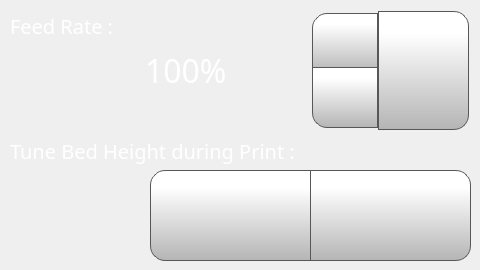
      <widget class="QWidget" name="feedRateTab">
       <attribute name="icon">
        <iconset>
         <normaloff>templates/img/FeedRate.png</normaloff>
         <normalon>templates/img/FeedRate_Selected.png</normalon>templates/img/FeedRate.png</iconset>
       </attribute>
       <attribute name="title">
        <string/>
       </attribute>
       <widget class="QLabel" name="feedRateLabelControlPage">
        <property name="geometry">
         <rect>
          <x>10</x>
          <y>10</y>
          <width>181</width>
          <height>31</height>
         </rect>
        </property>
        <property name="font">
         <font>
          <family>Gotham Light</family>
          <pointsize>15</pointsize>
          <weight>50</weight>
          <bold>false</bold>
         </font>
        </property>
        <property name="styleSheet">
         <string notr="true">color: rgb(255, 255, 255);
background-color: rgba(255, 255, 255, 0);</string>
        </property>
        <property name="text">
         <string>Feed Rate :</string>
        </property>
       </widget>
       <widget class="QSpinBox" name="feedRateSpinBox">
        <property name="geometry">
         <rect>
          <x>140</x>
          <y>10</y>
          <width>241</width>
          <height>121</height>
         </rect>
        </property>
        <property name="font">
         <font>
          <family>Gotham</family>
          <pointsize>24</pointsize>
         </font>
        </property>
        <property name="styleSheet">
         <string notr="true">QSpinBox {
    padding-right: 5px; /* make room for the arrows */
	color: rgb(255, 255, 255);
	background-color: rgba(255, 255, 255, 0);
   
}
QSpinBox ::text:selected {
	background-color: rgb(255, 146, 57);
   
}
QSpinBox::up-button {
     border: 1px solid rgb(87, 87, 87);

border-top-left-radius: 15px;
	background-color: qlineargradient(spread:pad, x1:0, y1:1, x2:0, y2:0.188, stop:0 rgba(180, 180, 180, 255), stop:1 rgba(255, 255, 255, 255));
    width: 60px;
     height: 55px;
    padding: 2px;
}

QSpinBox::up-arrow { 
image: url(./templates/img/arrows.png);
    width: 40px;
     height: 40px;
padding: 5px;
}



QSpinBox::up-button:pressed {
    background-color: qlineargradient(x1: 0, y1: 0, x2: 0, y2: 1,
                                      stop: 0 #dadbde, stop: 1 #f6f7fa);
}


QSpinBox::down-button {
     border: 1px solid rgb(87, 87, 87);
border-bottom-left-radius: 15px;
	background-color: qlineargradient(spread:pad, x1:0, y1:1, x2:0, y2:0.188, stop:0 rgba(180, 180, 180, 255), stop:1 rgba(255, 255, 255, 255));
    width: 60px;
     height: 55px;
    padding: 2px;
}

QpinBox::down-arrow { 
image: url(./templates/img/arrows-5.png);
    width: 40px;
    height: 40px;
padding: 5px;
}

QSpinBox::down-button:pressed {
    background-color: qlineargradient(x1: 0, y1: 0, x2: 0, y2: 1,
                                      stop: 0 #dadbde, stop: 1 #f6f7fa);

}

</string>
        </property>
        <property name="frame">
         <bool>false</bool>
        </property>
        <property name="readOnly">
         <bool>false</bool>
        </property>
        <property name="buttonSymbols">
         <enum>QAbstractSpinBox::UpDownArrows</enum>
        </property>
        <property name="accelerated">
         <bool>true</bool>
        </property>
        <property name="suffix">
         <string>%</string>
        </property>
        <property name="minimum">
         <number>50</number>
        </property>
        <property name="maximum">
         <number>200</number>
        </property>
        <property name="singleStep">
         <number>1</number>
        </property>
        <property name="value">
         <number>100</number>
        </property>
       </widget>
       <widget class="QPushButton" name="setFeedRateButton">
        <property name="geometry">
         <rect>
          <x>378</x>
          <y>11</y>
          <width>91</width>
          <height>119</height>
         </rect>
        </property>
        <property name="font">
         <font>
          <family>Gotham</family>
          <pointsize>13</pointsize>
         </font>
        </property>
        <property name="styleSheet">
         <string notr="true">QPushButton {
     border: 1px solid rgb(87, 87, 87);
	background-color: qlineargradient(spread:pad, x1:0, y1:1, x2:0, y2:0.188, stop:0 rgba(180, 180, 180, 255), stop:1 rgba(255, 255, 255, 255));
border-top-right-radius: 15px;
border-bottom-right-radius: 15px;

}

QPushButton:pressed {
    background-color: qlineargradient(x1: 0, y1: 0, x2: 0, y2: 1,
                                      stop: 0 #dadbde, stop: 1 #f6f7fa);
}

QPushButton:flat {
    border: none; /* no border for a flat push button */
}

QPushButton:default {
    border-color: navy; /* make the default button prominent */
}

QPushButton:focus {
	outline: none;
}</string>
        </property>
        <property name="text">
         <string/>
        </property>
        <property name="icon">
         <iconset>
          <normaloff>templates/img/verification-mark.png</normaloff>templates/img/verification-mark.png</iconset>
        </property>
        <property name="iconSize">
         <size>
          <width>50</width>
          <height>50</height>
         </size>
        </property>
       </widget>
       <widget class="QPushButton" name="moveZMBabyStep">
        <property name="geometry">
         <rect>
          <x>310</x>
          <y>170</y>
          <width>161</width>
          <height>91</height>
         </rect>
        </property>
        <property name="minimumSize">
         <size>
          <width>0</width>
          <height>0</height>
         </size>
        </property>
        <property name="font">
         <font>
          <family>Gotham</family>
          <pointsize>15</pointsize>
         </font>
        </property>
        <property name="styleSheet">
         <string notr="true">QPushButton {
     border: 1px solid rgb(87, 87, 87);

	background-color: qlineargradient(spread:pad, x1:0, y1:1, x2:0, y2:0.188, stop:0 rgba(180, 180, 180, 255), stop:1 rgba(255, 255, 255, 255));
	border-bottom-right-radius: 15px;
	border-top-right-radius: 15px;
}

QPushButton:pressed {
    background-color: qlineargradient(x1: 0, y1: 0, x2: 0, y2: 1,
                                      stop: 0 #dadbde, stop: 1 #f6f7fa);
}

QPushButton:flat {
    border: none; /* no border for a flat push button */
}

QPushButton:default {
    border-color: navy; /* make the default button prominent */
}

QPushButton:focus {
	outline: none;
}</string>
        </property>
        <property name="text">
         <string/>
        </property>
        <property name="icon">
         <iconset>
          <normaloff>../../Julia2018ProSingleTouchUI/octoprint_Julia2018ProSingleTouchUI/templates/img/arrows.png</normaloff>../../Julia2018ProSingleTouchUI/octoprint_Julia2018ProSingleTouchUI/templates/img/arrows.png</iconset>
        </property>
        <property name="iconSize">
         <size>
          <width>40</width>
          <height>40</height>
         </size>
        </property>
        <property name="checkable">
         <bool>false</bool>
        </property>
        <property name="autoDefault">
         <bool>false</bool>
        </property>
        <property name="default">
         <bool>false</bool>
        </property>
        <property name="flat">
         <bool>false</bool>
        </property>
       </widget>
       <widget class="QPushButton" name="moveZPBabyStep">
        <property name="geometry">
         <rect>
          <x>150</x>
          <y>170</y>
          <width>161</width>
          <height>91</height>
         </rect>
        </property>
        <property name="minimumSize">
         <size>
          <width>0</width>
          <height>0</height>
         </size>
        </property>
        <property name="font">
         <font>
          <family>Gotham</family>
          <pointsize>15</pointsize>
         </font>
        </property>
        <property name="styleSheet">
         <string notr="true">QPushButton {
     border: 1px solid rgb(87, 87, 87);

	background-color: qlineargradient(spread:pad, x1:0, y1:1, x2:0, y2:0.188, stop:0 rgba(180, 180, 180, 255), stop:1 rgba(255, 255, 255, 255));
	border-bottom-left-radius: 15px;
	border-top-left-radius: 15px;
}

QPushButton:pressed {
    background-color: qlineargradient(x1: 0, y1: 0, x2: 0, y2: 1,
                                      stop: 0 #dadbde, stop: 1 #f6f7fa);
}

QPushButton:flat {
    border: none; /* no border for a flat push button */
}

QPushButton:default {
    border-color: navy; /* make the default button prominent */
}

QPushButton:focus {
	outline: none;
}</string>
        </property>
        <property name="text">
         <string/>
        </property>
        <property name="icon">
         <iconset>
          <normaloff>../../Julia2018ProSingleTouchUI/octoprint_Julia2018ProSingleTouchUI/templates/img/arrows-5.png</normaloff>../../Julia2018ProSingleTouchUI/octoprint_Julia2018ProSingleTouchUI/templates/img/arrows-5.png</iconset>
        </property>
        <property name="iconSize">
         <size>
          <width>40</width>
          <height>40</height>
         </size>
        </property>
        <property name="checkable">
         <bool>false</bool>
        </property>
        <property name="autoDefault">
         <bool>false</bool>
        </property>
        <property name="default">
         <bool>false</bool>
        </property>
        <property name="flat">
         <bool>false</bool>
        </property>
       </widget>
       <widget class="QLabel" name="flowRateLabelControlPage_5">
        <property name="geometry">
         <rect>
          <x>10</x>
          <y>135</y>
          <width>421</width>
          <height>31</height>
         </rect>
        </property>
        <property name="font">
         <font>
          <family>Gotham Light</family>
          <pointsize>15</pointsize>
          <weight>50</weight>
          <bold>false</bold>
         </font>
        </property>
        <property name="styleSheet">
         <string notr="true">color: rgb(255, 255, 255);
background-color: rgba(255, 255, 255, 0);</string>
        </property>
        <property name="text">
         <string>Tune Bed Height during Print :</string>
        </property>
       </widget>
       <zorder>feedRateSpinBox</zorder>
       <zorder>feedRateLabelControlPage</zorder>
       <zorder>setFeedRateButton</zorder>
       <zorder>moveZMBabyStep</zorder>
       <zorder>moveZPBabyStep</zorder>
       <zorder>flowRateLabelControlPage_5</zorder>
      </widget>
